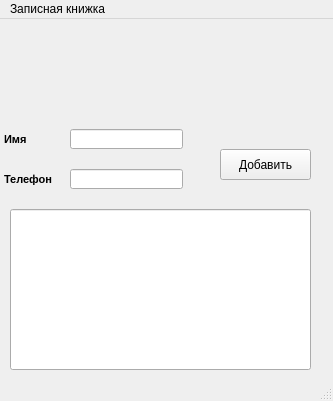
<?xml version="1.0" encoding="UTF-8"?>
<ui version="4.0">
 <class>MainWindow</class>
 <widget class="QMainWindow" name="MainWindow">
  <property name="geometry">
   <rect>
    <x>0</x>
    <y>0</y>
    <width>333</width>
    <height>401</height>
   </rect>
  </property>
  <property name="windowTitle">
   <string>MainWindow</string>
  </property>
  <widget class="QWidget" name="centralwidget">
   <widget class="QTextBrowser" name="textBrowser">
    <property name="geometry">
     <rect>
      <x>0</x>
      <y>110</y>
      <width>71</width>
      <height>41</height>
     </rect>
    </property>
    <property name="autoFillBackground">
     <bool>false</bool>
    </property>
    <property name="styleSheet">
     <string notr="true">QTextBrowser{
background-color: transparent
}</string>
    </property>
    <property name="frameShape">
     <enum>QFrame::NoFrame</enum>
    </property>
    <property name="html">
     <string>&lt;!DOCTYPE HTML PUBLIC &quot;-//W3C//DTD HTML 4.0//EN&quot; &quot;http://www.w3.org/TR/REC-html40/strict.dtd&quot;&gt;
&lt;html&gt;&lt;head&gt;&lt;meta name=&quot;qrichtext&quot; content=&quot;1&quot; /&gt;&lt;style type=&quot;text/css&quot;&gt;
p, li { white-space: pre-wrap; }
&lt;/style&gt;&lt;/head&gt;&lt;body style=&quot; font-family:'MS Shell Dlg 2'; font-size:8.25pt; font-weight:400; font-style:normal;&quot;&gt;
&lt;p style=&quot; margin-top:0px; margin-bottom:0px; margin-left:0px; margin-right:0px; -qt-block-indent:0; text-indent:0px;&quot;&gt;&lt;span style=&quot; font-weight:600;&quot;&gt;Имя&lt;/span&gt;&lt;/p&gt;&lt;/body&gt;&lt;/html&gt;</string>
    </property>
   </widget>
   <widget class="QTextBrowser" name="textBrowser_2">
    <property name="geometry">
     <rect>
      <x>0</x>
      <y>150</y>
      <width>91</width>
      <height>41</height>
     </rect>
    </property>
    <property name="styleSheet">
     <string notr="true">QTextBrowser{
background-color: transparent
}</string>
    </property>
    <property name="frameShape">
     <enum>QFrame::NoFrame</enum>
    </property>
    <property name="html">
     <string>&lt;!DOCTYPE HTML PUBLIC &quot;-//W3C//DTD HTML 4.0//EN&quot; &quot;http://www.w3.org/TR/REC-html40/strict.dtd&quot;&gt;
&lt;html&gt;&lt;head&gt;&lt;meta name=&quot;qrichtext&quot; content=&quot;1&quot; /&gt;&lt;style type=&quot;text/css&quot;&gt;
p, li { white-space: pre-wrap; }
&lt;/style&gt;&lt;/head&gt;&lt;body style=&quot; font-family:'MS Shell Dlg 2'; font-size:8.25pt; font-weight:400; font-style:normal;&quot;&gt;
&lt;p style=&quot; margin-top:0px; margin-bottom:0px; margin-left:0px; margin-right:0px; -qt-block-indent:0; text-indent:0px;&quot;&gt;&lt;span style=&quot; font-weight:600;&quot;&gt;Телефон&lt;/span&gt;&lt;/p&gt;
&lt;p style=&quot;-qt-paragraph-type:empty; margin-top:0px; margin-bottom:0px; margin-left:0px; margin-right:0px; -qt-block-indent:0; text-indent:0px; font-weight:600;&quot;&gt;&lt;br /&gt;&lt;/p&gt;&lt;/body&gt;&lt;/html&gt;</string>
    </property>
   </widget>
   <widget class="QLineEdit" name="lineEdit">
    <property name="geometry">
     <rect>
      <x>70</x>
      <y>110</y>
      <width>113</width>
      <height>20</height>
     </rect>
    </property>
   </widget>
   <widget class="QLineEdit" name="lineEdit_2">
    <property name="geometry">
     <rect>
      <x>70</x>
      <y>150</y>
      <width>113</width>
      <height>20</height>
     </rect>
    </property>
   </widget>
   <widget class="QPushButton" name="pushButton">
    <property name="geometry">
     <rect>
      <x>220</x>
      <y>130</y>
      <width>91</width>
      <height>31</height>
     </rect>
    </property>
    <property name="text">
     <string>Добавить</string>
    </property>
   </widget>
   <widget class="QLineEdit" name="lineEdit_3">
    <property name="geometry">
     <rect>
      <x>10</x>
      <y>190</y>
      <width>301</width>
      <height>161</height>
     </rect>
    </property>
   </widget>
  </widget>
  <widget class="QMenuBar" name="menubar">
   <property name="geometry">
    <rect>
     <x>0</x>
     <y>0</y>
     <width>333</width>
     <height>21</height>
    </rect>
   </property>
   <widget class="QMenu" name="menu">
    <property name="title">
     <string>Записная книжка</string>
    </property>
   </widget>
   <addaction name="menu"/>
  </widget>
  <widget class="QStatusBar" name="statusbar"/>
 </widget>
 <resources/>
 <connections/>
</ui>
